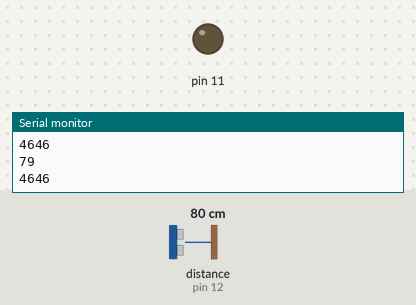
Recording of a sketch running on a simulated Arduino Uno, built with avr-gcc and run on an emulated ATmega328P. On the bench: output pins drawn as LEDs (lit = HIGH), the last lines printed to the serial monitor. Wiring (inferred from the names in the program): ultrasonic range finder: trigger pin 13; echo pin 12. Inputs (shaded band) come from the test bench; at power-on: distance to the obstacle (sensor on pin 12) 80 cm. The echo pulse lasts 58.3 µs per cm; pins used as bus, display or sensor lines are not drawn.

Above: at 1.2 s.
1.3 s: distance to the obstacle (sensor on pin 12) set to 6 cm
2.8 s: distance to the obstacle (sensor on pin 12) set to 3 cm
At 4.0 s:
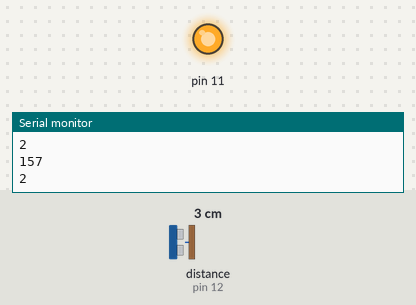
4.3 s: distance to the obstacle (sensor on pin 12) set to 9 cm
At 5.6 s:
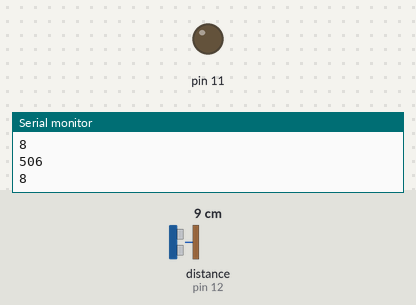
6.3 s: distance to the obstacle (sensor on pin 12) set to 2 cm
At 6.6 s:
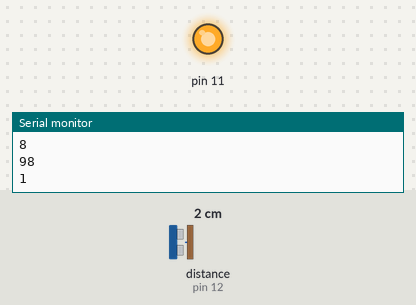
Timing chart, 0 to 8.8 s (numbered marks = the images above; inputs shaded):
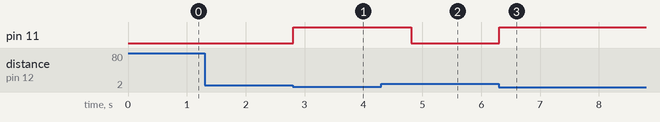

Measured:
- the behaviour switches between 5 and 4 cm on distance to the obstacle (sensor on pin 12) (found by bisection; images 0 and 1)
- after the input at 2.8 s, pin 11: LOW → HIGH at once
- after the input at 4.3 s, pin 11: HIGH → LOW after 0.51 s
- after the input at 6.3 s, pin 11: LOW → HIGH at once

The sketch:

sensor_led.ino
```cpp
#include <Servo.h>

long duration;
long distance;
#define trigPin 13
#define echoPin 12

void setup() {
  Serial.begin(9600);
  pinMode(echoPin,INPUT);
  pinMode(trigPin,OUTPUT);
  pinMode(11,OUTPUT);

}

void loop() {
  digitalWrite(trigPin,LOW);
  delayMicroseconds(2);
  digitalWrite(trigPin,HIGH);
  delayMicroseconds(10);
  digitalWrite(trigPin,LOW);
  duration = pulseIn(echoPin,HIGH);
  Serial.print(duration);
  Serial.print("\n");
  distance = (duration/2) / 29.1;
  Serial.print(distance);
  Serial.print("\n");
  if (distance < 4 && distance >0) {  // This is where the LED On/Off happens
    digitalWrite(11,HIGH);
    delay(1000);

  }
  else
  {
    digitalWrite(11,LOW);
  }


  }
```
